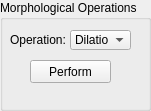
   <widget class="QGroupBox" name="groupBoxMorphologicalOperations">
    <property name="geometry">
     <rect>
      <x>350</x>
      <y>120</y>
      <width>151</width>
      <height>111</height>
     </rect>
    </property>
    <property name="title">
     <string>Morphological Operations</string>
    </property>
    <widget class="QWidget" name="layoutWidget">
     <property name="geometry">
      <rect>
       <x>880</x>
       <y>30</y>
       <width>607</width>
       <height>150</height>
      </rect>
     </property>
     <layout class="QGridLayout" name="gridLayout_8">
      <item row="0" column="0">
       <layout class="QGridLayout" name="gridLayout_4">
        <item row="0" column="1">
         <widget class="QSpinBox" name="spinBoxMorphologicalIterationCount">
          <property name="minimum">
           <number>1</number>
          </property>
          <property name="maximum">
           <number>100</number>
          </property>
         </widget>
        </item>
        <item row="0" column="0">
         <widget class="QLabel" name="labelMorphologicalIterationCount">
          <property name="text">
           <string>Iteration Count: </string>
          </property>
         </widget>
        </item>
       </layout>
      </item>
      <item row="1" column="0">
       <layout class="QGridLayout" name="gridLayout_5">
        <item row="0" column="0">
         <widget class="QLabel" name="labelMorphologicalKernelSize">
          <property name="text">
           <string>Kernel Size: </string>
          </property>
         </widget>
        </item>
        <item row="0" column="1">
         <widget class="QSpinBox" name="spinBoxMorphologicalKernelSize">
          <property name="suffix">
           <string/>
          </property>
          <property name="minimum">
           <number>3</number>
          </property>
          <property name="maximum">
           <number>21</number>
          </property>
          <property name="singleStep">
           <number>2</number>
          </property>
         </widget>
        </item>
        <item row="0" column="2">
         <widget class="QLabel" name="labelMorphologicalKernelType">
          <property name="text">
           <string>Kernel Type: </string>
          </property>
         </widget>
        </item>
        <item row="0" column="3">
         <widget class="QComboBox" name="comboBoxMorphologicalKernelType">
          <item>
           <property name="text">
            <string>Rectangle</string>
           </property>
          </item>
          <item>
           <property name="text">
            <string>Cross</string>
           </property>
          </item>
          <item>
           <property name="text">
            <string>Ellipse</string>
           </property>
          </item>
         </widget>
        </item>
       </layout>
      </item>
      <item row="2" column="0">
       <layout class="QGridLayout" name="gridLayout_6">
        <item row="0" column="0">
         <widget class="QLabel" name="labelMorphologicalKernelAnchorX">
          <property name="text">
           <string>Kernel Anchor X: </string>
          </property>
         </widget>
        </item>
        <item row="0" column="1">
         <widget class="QSpinBox" name="spinBoxMorphologicalKernelAnchorX">
          <property name="minimum">
           <number>-1</number>
          </property>
          <property name="maximum">
           <number>21</number>
          </property>
          <property name="value">
           <number>-1</number>
          </property>
         </widget>
        </item>
        <item row="0" column="2">
         <widget class="QLabel" name="labelMorphologicalKernelAnchorY">
          <property name="text">
           <string>Kernel Anchor Y: </string>
          </property>
         </widget>
        </item>
        <item row="0" column="3">
         <widget class="QSpinBox" name="spinBoxMorphologicalKernelAnchorY">
          <property name="minimum">
           <number>-1</number>
          </property>
          <property name="maximum">
           <number>21</number>
          </property>
          <property name="value">
           <number>-1</number>
          </property>
         </widget>
        </item>
       </layout>
      </item>
      <item row="3" column="0">
       <layout class="QGridLayout" name="gridLayout_7">
        <item row="0" column="1">
         <widget class="QComboBox" name="comboBoxMorphologicalPaddingMethod">
          <item>
           <property name="text">
            <string>Border Replicate - aaaaaa|abcdefgh|hhhhhhh</string>
           </property>
          </item>
          <item>
           <property name="text">
            <string>Border Reflect - fedcba|abcdefgh|hgfedcb</string>
           </property>
          </item>
          <item>
           <property name="text">
            <string>Border Reflect 101 - gfedcb|abcdefgh|gfedcba</string>
           </property>
          </item>
          <item>
           <property name="text">
            <string>Border Wrap - cdefgh|abcdefgh|abcdefg</string>
           </property>
          </item>
         </widget>
        </item>
        <item row="0" column="0">
         <widget class="QLabel" name="labelMorphologicalPaddingMethod">
          <property name="text">
           <string>Image Padding Method: </string>
          </property>
         </widget>
        </item>
       </layout>
      </item>
     </layout>
    </widget>
    <widget class="QLabel" name="labelMorphologicalOperation">
     <property name="geometry">
      <rect>
       <x>10</x>
       <y>30</y>
       <width>61</width>
       <height>20</height>
      </rect>
     </property>
     <property name="text">
      <string>Operation: </string>
     </property>
    </widget>
    <widget class="QComboBox" name="comboBoxMorphologicalOperation">
     <property name="geometry">
      <rect>
       <x>70</x>
       <y>30</y>
       <width>61</width>
       <height>20</height>
      </rect>
     </property>
     <item>
      <property name="text">
       <string>Dilation</string>
      </property>
     </item>
     <item>
      <property name="text">
       <string>Erosion</string>
      </property>
     </item>
     <item>
      <property name="text">
       <string>Opening</string>
      </property>
     </item>
     <item>
      <property name="text">
       <string>Closing</string>
      </property>
     </item>
     <item>
      <property name="text">
       <string>Morphological Gradient</string>
      </property>
     </item>
     <item>
      <property name="text">
       <string>Top Hat</string>
      </property>
     </item>
     <item>
      <property name="text">
       <string>Black Hat</string>
      </property>
     </item>
    </widget>
    <widget class="QPushButton" name="buttonMorphologicalOperationsPerform">
     <property name="geometry">
      <rect>
       <x>30</x>
       <y>60</y>
       <width>81</width>
       <height>23</height>
      </rect>
     </property>
     <property name="text">
      <string>Perform</string>
     </property>
    </widget>
   </widget>
